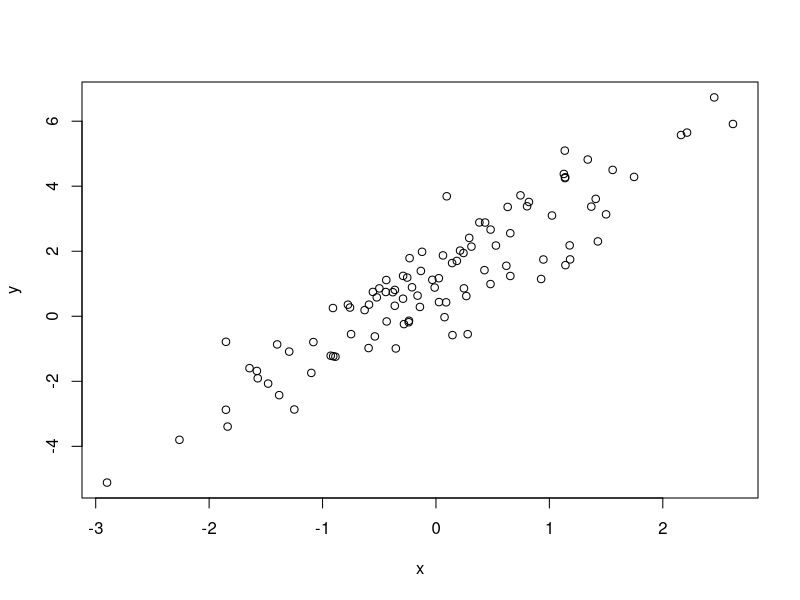
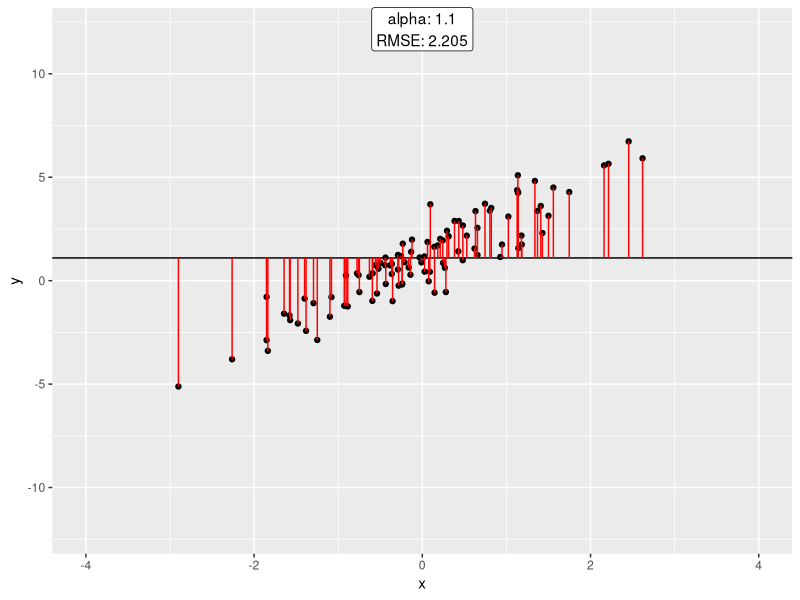
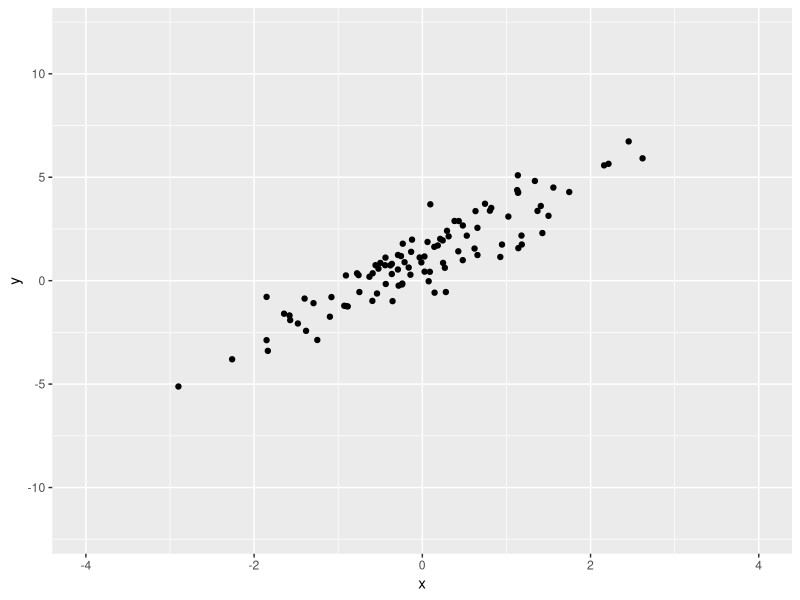
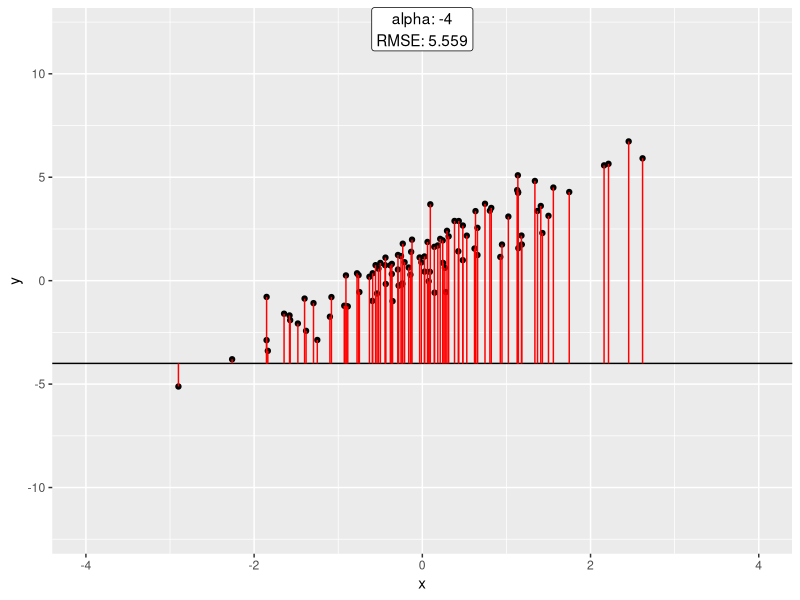
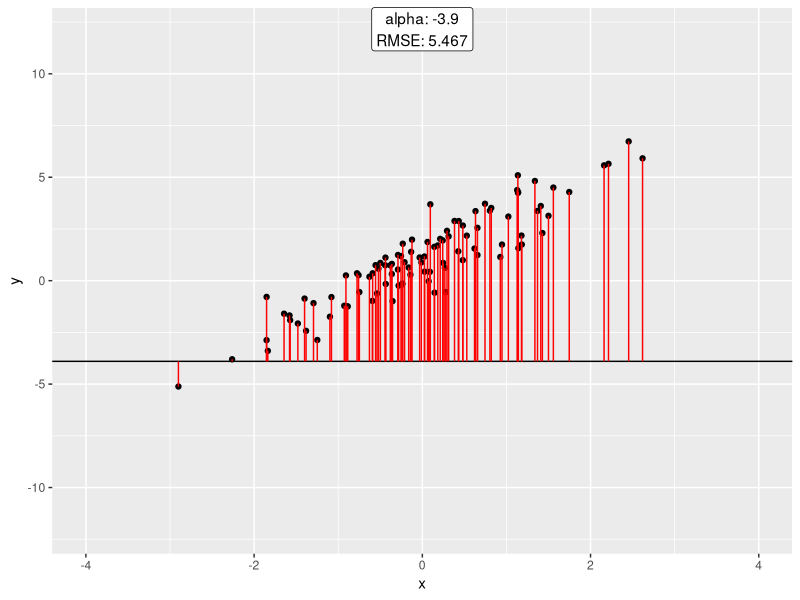
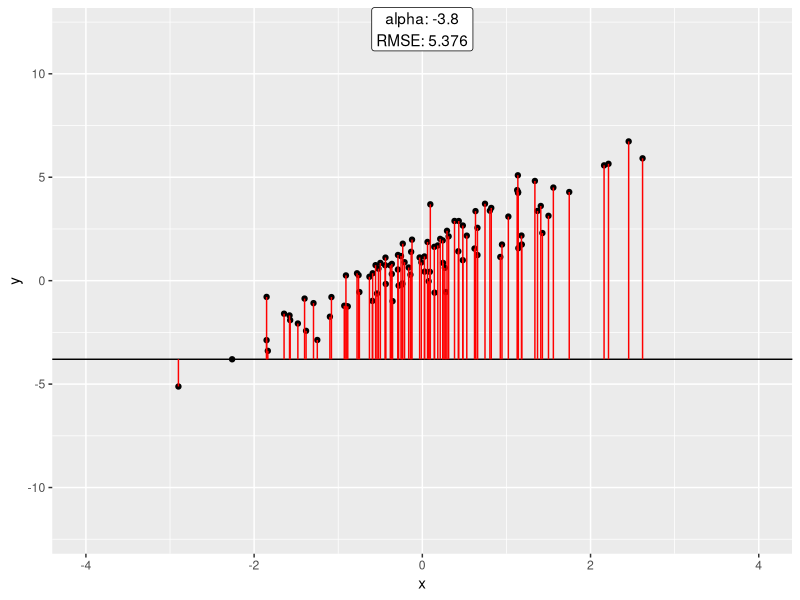
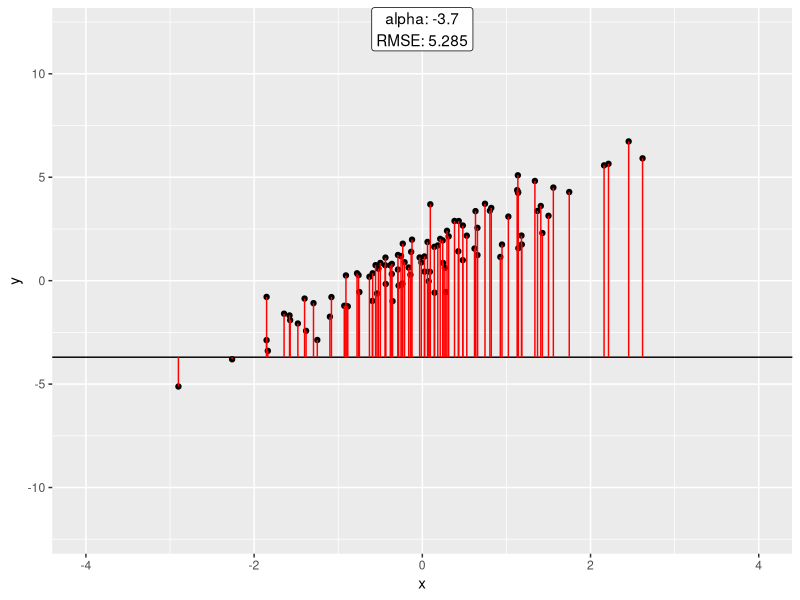
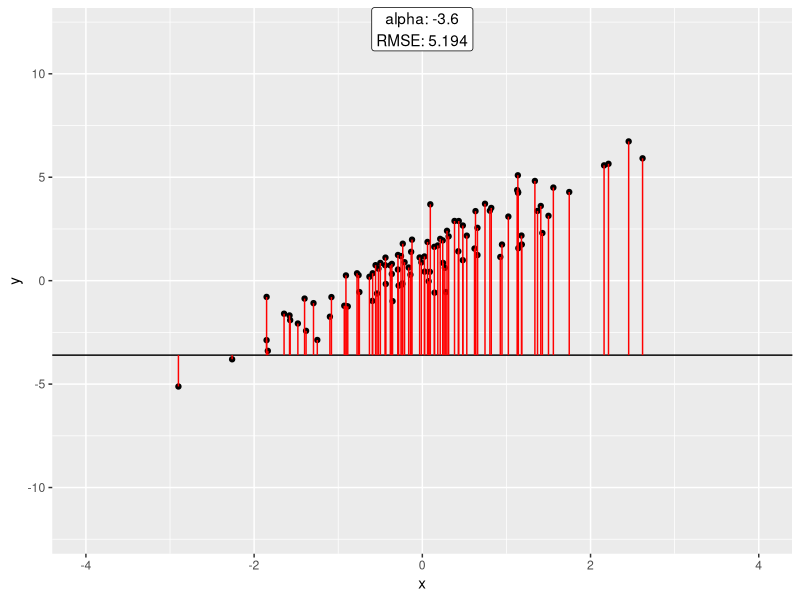

Generate these figures, in order, with R: (Note: this script raises an error after producing the figures.)
x <- rnorm(100)

y <- 1 + 2*x + rnorm(100)

plot(x,y)

require(tidyverse)
toplot <- data.frame(x = x,y= y)

lm(y ~ x,toplot)

p <- toplot %>%
  ggplot(aes(x = x,y = y)) + 
  geom_point() + 
  xlim(c(-4,4)) + 
  ylim(c(-12,12))

pListA <- list()
counter <- 1
rmsesA <- alphas <- NULL
for(a in round(seq(-4,4,by = .1),1)) {
  preds <- a
  rmse <- sqrt(mean((y - preds)^2))
  
  pListA[[counter]] <- p + 
    geom_hline(yintercept = a) +
    geom_segment(x = toplot$x,y = toplot$y,xend = toplot$x,yend = a,color = 'red') + 
    annotate(geom = 'label',x = 0,y = Inf,label = paste0('alpha: ',a,'\nRMSE: ',round(rmse,3)),vjust = 1)
  rmsesA <- c(rmsesA,rmse)
  alphas <- c(alphas,a)
  counter <- counter + 1
}

pListA[[which(rmsesA == min(rmsesA))]]
alpha <- alphas[which(rmsesA == min(rmsesA))]

pListB <- list()
counter <- 1
rmsesB <- betas <- NULL
for(b in round(seq(-4,4,by = .1),1)) {
  preds <- alpha + b*x
  rmse <- sqrt(mean((y - preds)^2))
  pListB[[counter]] <- p + 
    geom_abline(intercept = alpha,slope = b) + 
    geom_segment(x = toplot$x,y = toplot$y,xend = toplot$x,yend = preds,color = 'red') + 
    annotate(geom = 'label',x = 0,y = Inf,label = paste0('beta: ',b,'\nRMSE: ',round(rmse,3)),vjust = 1)
  rmsesB <- c(rmsesB,rmse)
  betas <- c(betas,b)
  counter <- counter + 1
}

ggsave(plot = p,
       filename = paste0('./scaffolding/raw.png'),
       device = 'png') 

for(i in 1:length(pListA)) {
  if(rmsesA[i] == min(rmsesA)) {
    ggsave(plot = pListA[[i]] + 
             theme(panel.background = element_rect(fill = 'white')) + 
             annotate(geom = 'label',x = 0,y = 1,label = 'MINIMUM',size = 10,color = 'red'),
           filename = paste0('./scaffolding/alpha_best.png'),
           device = 'png')
  } else {
    ggsave(plot = pListA[[i]],filename = paste0('./scaffolding/alpha_',round(alphas[i],1),'.png'),
           device = 'png') 
  }
}


for(i in 1:length(pListB)) {
  if(rmsesB[i] == min(rmsesB)) {
    ggsave(plot = pListB[[i]] + 
             theme(panel.background = element_rect(fill = 'white')) + 
             annotate(geom = 'label',x = 0,y = 1,label = 'MINIMUM',size = 10,color = 'red'),
           filename = paste0('./scaffolding/beta_best.png'),
           device = 'png')
  } else {
    ggsave(plot = pListB[[i]],filename = paste0('./scaffolding/beta_',round(betas[i],1),'.png'),
           device = 'png') 
  }
}

## list file names and read in
require(magick)
imgs <- list.files('./scaffolding/', pattern = 'alpha|beta',full.names = TRUE)

alphaPlots <- paste0('./scaffolding/alpha_',round(seq(-4,4,by = .1),1),'.png')

bestA <- setdiff(alphaPlots,imgs)
alphaPlots[which(alphaPlots == bestA)] <- paste0('./scaffolding/alpha_best.png')
alphaPlots <- c(alphaPlots,
                paste0('./scaffolding/alpha_',round(seq(4,1.2,by = -.1),1),'.png'),
                rep(paste0('./scaffolding/alpha_best.png'),20))

betaPlots <- paste0('./scaffolding/beta_',round(c(seq(0,-4,by = -.1),
                                                  seq(-4,4,by = .1)),1),'.png')
bestB <- setdiff(betaPlots,imgs)
betaPlots[which(betaPlots == bestB)] <- paste0('./scaffolding/beta_best.png')

betaPlots <- c(betaPlots,
               paste0('./scaffolding/beta_',round(seq(4,2,by = -.1),1),'.png'),
               rep(paste0('./scaffolding/beta_best.png'),20))

rawPlots <- rep('./scaffolding/raw.png',40)

imgs <- c(rawPlots,alphaPlots,betaPlots)
img_list <- lapply(imgs, image_read)

## join the images together
img_joined <- image_join(img_list)

## animate at 2 frames per second
img_animated <- image_animate(img_joined, fps = 20)

## save to disk
image_write(image = img_animated,
            path = "./figs/regression-line.gif")
